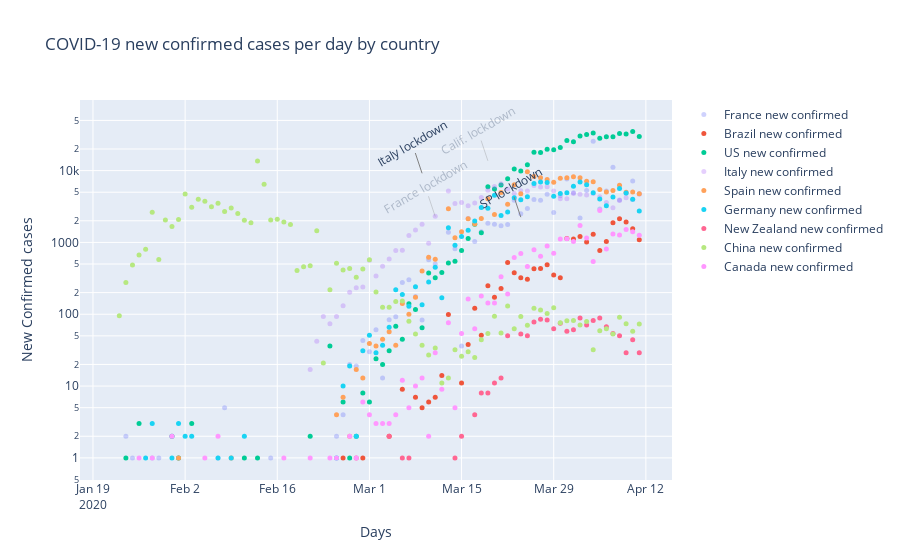

This figure's notebook cell:
### Code cell
fignc = go.Figure(series)
fignc.update_layout(title_text='COVID-19 new confirmed cases per day by country')
fignc.update_xaxes(title_text='Days')
fignc.update_yaxes(title_text='New Confirmed cases', type='log')
fignc.add_annotation(
        x='2020-03-24',
        y=math.log(2247,10), xref="x", yref="y",
        text="SP lockdown", textangle = 330, showarrow=True, arrowcolor='grey')
fignc.add_annotation(
        x='2020-03-09',
        y=math.log(9172,10), xref="x", yref="y",
        text="Italy lockdown", textangle = 330, showarrow=True, arrowcolor='grey')
fignc.add_annotation(
        x='2020-03-11',
        y=math.log(2293,10), xref="x", yref="y",
        text="France lockdown", textangle = 330, showarrow=True, arrowcolor='grey', opacity=0.3)
fignc.add_annotation(
        x='2020-03-19',
        y=math.log(13677,10), xref="x", yref="y",
        text="Calif. lockdown", textangle = 330, showarrow=True, arrowcolor='grey', opacity=0.3)
#py.iplot(fignc, file='covid-19.html', auto_open=False)
fignc.show()
